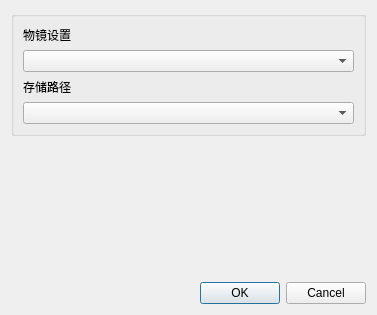
<?xml version="1.0" encoding="UTF-8"?>
<ui version="4.0">
 <class>ScanUi</class>
 <widget class="QDialog" name="ScanUi">
  <property name="geometry">
   <rect>
    <x>0</x>
    <y>0</y>
    <width>377</width>
    <height>315</height>
   </rect>
  </property>
  <property name="windowTitle">
   <string>Image Settings</string>
  </property>
  <layout class="QGridLayout" name="gridLayout">
   <item row="1" column="0">
    <spacer name="verticalSpacer">
     <property name="orientation">
      <enum>Qt::Vertical</enum>
     </property>
     <property name="sizeHint" stdset="0">
      <size>
       <width>20</width>
       <height>14</height>
      </size>
     </property>
    </spacer>
   </item>
   <item row="2" column="0">
    <widget class="QDialogButtonBox" name="buttonBox">
     <property name="orientation">
      <enum>Qt::Horizontal</enum>
     </property>
     <property name="standardButtons">
      <set>QDialogButtonBox::Cancel|QDialogButtonBox::Ok</set>
     </property>
    </widget>
   </item>
   <item row="0" column="0">
    <widget class="QGroupBox" name="groupBox_2">
     <property name="title">
      <string/>
     </property>
     <layout class="QGridLayout" name="gridLayout_2">
      <item row="5" column="0" colspan="2">
       <widget class="QComboBox" name="imageCodecBox"/>
      </item>
      <item row="1" column="0" colspan="2">
       <widget class="QComboBox" name="imageResolutionBox"/>
      </item>
      <item row="0" column="0" colspan="2">
       <widget class="QLabel" name="label_8">
        <property name="text">
         <string>物镜设置</string>
        </property>
       </widget>
      </item>
      <item row="3" column="0" colspan="2">
       <widget class="QLabel" name="label_6">
        <property name="text">
         <string>存储路径</string>
        </property>
       </widget>
      </item>
     </layout>
    </widget>
   </item>
  </layout>
 </widget>
 <resources/>
 <connections>
  <connection>
   <sender>buttonBox</sender>
   <signal>accepted()</signal>
   <receiver>ScanUi</receiver>
   <slot>accept()</slot>
   <hints>
    <hint type="sourcelabel">
     <x>283</x>
     <y>265</y>
    </hint>
    <hint type="destinationlabel">
     <x>44</x>
     <y>230</y>
    </hint>
   </hints>
  </connection>
  <connection>
   <sender>buttonBox</sender>
   <signal>rejected()</signal>
   <receiver>ScanUi</receiver>
   <slot>reject()</slot>
   <hints>
    <hint type="sourcelabel">
     <x>283</x>
     <y>265</y>
    </hint>
    <hint type="destinationlabel">
     <x>364</x>
     <y>227</y>
    </hint>
   </hints>
  </connection>
 </connections>
</ui>
